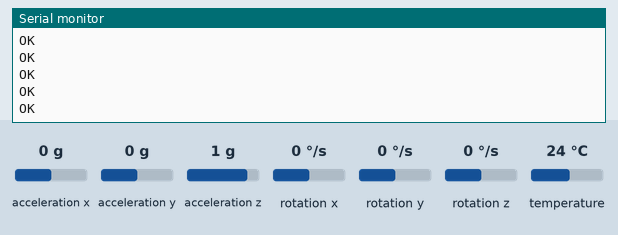
Recording of a sketch running on a simulated ESP32. On the bench: the last lines printed to the serial monitor. The test bench sets the inputs (shaded band); at power-on: acceleration x 0 g, acceleration y 0 g, acceleration z 1 g, rotation x 0 °/s, rotation y 0 °/s, rotation z 0 °/s, temperature 24 °C.

Above: at 1.2 s.
1.3 s: acceleration x set to -1.4 g
2.8 s: acceleration y set to -1.4 g
At 3.6 s:
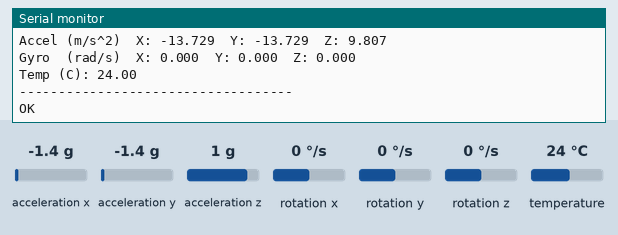
4.3 s: acceleration z set to -1.4 g
5.8 s: rotation x set to -192 °/s
At 6.3 s:
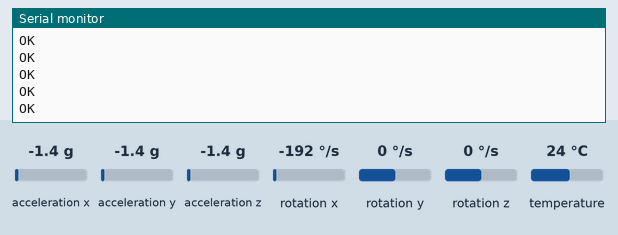

Measured:
- after the input at 2.8 s, the serial monitor: prints a new line after 0.15 s (image 1)
- after the input at 5.8 s, the serial monitor: prints a new line after 0.11 s (image 2)

The sketch:

block_sender_MPU6050.ino
```cpp
/*
LEFT CONTROLLER (Controller_L)
you put SCL on 6 and SDA on 8 for some reason but supposed to be 7 hehe six sevennnnn
5v

*/

#include <Wire.h>
#include <Adafruit_MPU6050.h>
#include <Adafruit_Sensor.h>
#include <esp_now.h>
#include <WiFi.h>
#include <esp_wifi.h>

#define ESPNOW_CHANNEL 3

// recievwer mac
uint8_t RECEIVER_MAC[] = {0x90, 0x64, 0x9B, 0x07, 0x1F, 0x14};

// six sevennnn
const int SDA_PIN = 8;
const int SCL_PIN = 6;

#define CONTROLLER_ID_LEFT  0
#define CONTROLLER_ID_RIGHT 1
const uint8_t MY_CONTROLLER_ID = CONTROLLER_ID_LEFT;


const bool DEBUG_PRINT_MPU = true;
const unsigned long DEBUG_PRINT_INTERVAL_MS = 200;
unsigned long lastDebugPrint = 0;

Adafruit_MPU6050 mpu;

typedef struct struct_message {
  uint8_t controllerId;
  float accelX;
  float gyroY;
} struct_message;

struct_message outgoingData;

void onDataSent(const wifi_tx_info_t *tx_info, esp_now_send_status_t status) {
  Serial.println(status == ESP_NOW_SEND_SUCCESS ? "OK" : "FAILED");
}

void printAllMPUValues(const sensors_event_t &accel, const sensors_event_t &gyro, const sensors_event_t &temp) {
  Serial.println(F("----- MPU6050 (Controller_L) -----"));
  Serial.print(F("Accel (m/s^2)  X: "));
  Serial.print(accel.acceleration.x, 3);
  Serial.print(F("  Y: "));
  Serial.print(accel.acceleration.y, 3);
  Serial.print(F("  Z: "));
  Serial.println(accel.acceleration.z, 3);

  Serial.print(F("Gyro  (rad/s)  X: "));
  Serial.print(gyro.gyro.x, 3);
  Serial.print(F("  Y: "));
  Serial.print(gyro.gyro.y, 3);
  Serial.print(F("  Z: "));
  Serial.println(gyro.gyro.z, 3);

  Serial.print(F("Temp (C): "));
  Serial.println(temp.temperature, 2);
  Serial.println(F("-----------------------------------"));
}

void setup() {
  Serial.begin(115200);
  Wire.begin(SDA_PIN, SCL_PIN);

  if (!mpu.begin()) {
    Serial.println("either ur wiring is bad or the mp6050 check ts");
    while (1) delay(10);
  }
  Serial.println("MPU6050 identified somehow");

  mpu.setAccelerometerRange(MPU6050_RANGE_8_G);
  mpu.setGyroRange(MPU6050_RANGE_500_DEG);
  mpu.setFilterBandwidth(MPU6050_BAND_21_HZ);

  WiFi.mode(WIFI_STA);
  WiFi.disconnect();
  esp_wifi_set_channel(ESPNOW_CHANNEL, WIFI_SECOND_CHAN_NONE);
  esp_wifi_set_ps(WIFI_PS_NONE);

  Serial.print("Controller_L mac address if u need it:");
  Serial.println(WiFi.macAddress());

  if (esp_now_init() != ESP_OK) {
    Serial.println("ESP-NOW init failed bro lock in");
    return;
  }
  esp_now_register_send_cb(onDataSent);

  esp_now_peer_info_t peerInfo = {};
  memcpy(peerInfo.peer_addr, RECEIVER_MAC, 6);
  peerInfo.channel = ESPNOW_CHANNEL;
  peerInfo.encrypt = false;

  if (esp_now_add_peer(&peerInfo) != ESP_OK) {
    Serial.println("Failed to add ESP-NOW, yo lock in");
    return;
  }

  outgoingData.controllerId = MY_CONTROLLER_ID;
}

void loop() {
  sensors_event_t accel, gyro, temp;
  mpu.getEvent(&accel, &gyro, &temp);

  if (DEBUG_PRINT_MPU && (millis() - lastDebugPrint) > DEBUG_PRINT_INTERVAL_MS) {
    lastDebugPrint = millis();
    printAllMPUValues(accel, gyro, temp);
  }

  outgoingData.accelX = accel.acceleration.x;
  outgoingData.gyroY  = gyro.gyro.y;
  esp_now_send(RECEIVER_MAC, (uint8_t *)&outgoingData, sizeof(outgoingData));

  delay(10); // 100hz streaming
}
```
